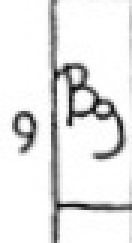
#> input picture train/Bg/Folder184.1-Korean-C4F-Mapping-cell_a2.png, 44 x 81 px (shown 3 times larger); its folder holds only this picture in this run
$ python processpic.py   (Python 2 division)   (older library calls are emulated)
#> lines starting #> are read from the running program, lines starting #| are printed output that depends on the picture
'''
Created on Feb 29, 2016

@author: ly
'''
import numpy as np
from PIL import Image
import matplotlib.pyplot as plt
import os
import os.path
import glob
import pandas as pd
from scipy import stats
from scipy.misc import toimage


#----------------this is py file to convert PNG file into matrix for future machine learning------
#----------------it will create x_train.csv and y_train.csv-------
##                                                               @author Tianle Zhang
#                                                                @email: tianlz1@uci.edu

class picMat:

    width     = 25
    height    = 37
    channel   = 1
    # classNum  = 41
    classNum = 52
    # sampleNum = 1140
    sampleNum = 1800
    # sample Num = train folder item num - classNum
    # [6 lines left out: function _init_, not called in this run]

    ####  convert one picture to 1-D matrix [width*height , 1]
    #      height width units is pixel
    #      didn't binary
    #      please use black and white picture

    def convertMatHelper(self, filename):

        img = Image.open(filename).convert('I')

        img = img.resize((self.width,self.height),Image.ANTIALIAS)  #resize
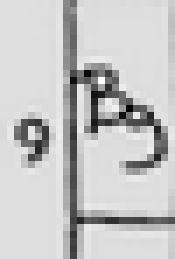
#> img: PIL image 25x37 I (shown 7 times larger); min 31, max 288, mean 229.9; drawn with min black and max white
        data = np.array(img).reshape(self.width*self.height,1).T
        # for thresholding
        low_values_indices = data < 180
        data[low_values_indices] = 0
        high_values_indices = data >= 180
        data[high_values_indices] = 255
        # toimage(data).show()
        return data


    #### combine all pictures in one 'train' folder into a x_train matrix [number of pictures , pixels]
    #    Convert this matrix into pd.Dataframe
    #    save the dataframe into csv file
    #    At same time , it will create a y_label csv for the x_train (one to one)

    def __combineTrainMatrix(self, foldername='train/'):
        classname = 0      # for class name
        label_y = []       # for y_train , label y
        x_train = np.zeros((1,self.width*self.height))

        #lst = os.listdir(foldername)
        #JZ modified because there is a txt file in the train folder and cause an error
        lst = [ele for ele in os.listdir(foldername) if os.path.isdir(foldername+ele)]

        lst.sort()

        # convert all the pictures into matrix and combine them into one matrix
        for root1 in lst:
            classname += 1
            for files in os.listdir(foldername+root1+'/'):

                data = self.convertMatHelper(foldername + root1 + '/' + files)
                x_train = np.concatenate((x_train,data),axis=0)
                label_y.append(classname)
#> pass 2 of the loop in __combineTrainMatrix, `for root1 in lst:`:
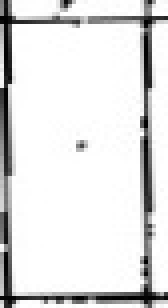
#> input picture train/Blank/Folder184.1-Korean-B1F-Mapping-cell_f38.png, 42 x 77 px (shown 4 times larger)
#> in convertMatHelper (call 2), `img = img.resize((self.width,self.height),Image.ANTIALIAS)`:
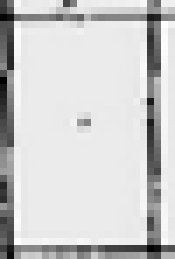
#> img: PIL image 25x37 I (shown 7 times larger); min 8, max 276, mean 223.9; drawn with min black and max white
#> pass 3 of the loop in __combineTrainMatrix, `for root1 in lst:`:
#> classname = 3
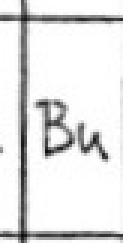
#> input picture train/Bu/Folder184.1-Korean-C3M-Mapping-cell_c22 (copy).png, 41 x 81 px (shown 3 times larger)
#> in convertMatHelper (call 4), `img = img.resize((self.width,self.height),Image.ANTIALIAS)`:
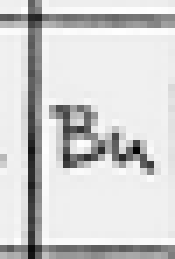
#> img: PIL image 25x37 I (shown 7 times larger); min 36, max 268, mean 226.7; drawn with min black and max white

        x_train = pd.DataFrame(x_train)
#> x_train = table of 5 rows and 925 columns
        x_train = x_train.drop(0,axis=0)
#> x_train = table of 4 rows and 925 columns

        label_y = pd.DataFrame(np.array(label_y),columns=['class'])

        return x_train, label_y

    # save the train_x and the train_y
    def saveRawMatrix(self, X_csvName='x_train.csv', Y_csvName='y_label.csv'):

        train_x,label_y = self.__combineTrainMatrix()
        train_x.to_csv(X_csvName)
        label_y.to_csv(Y_csvName)

    #### using y lable to create y_train.csv
    #    y is a vector of classnumber * 1
    #    y for one picture looks like [0,0,0,1,0,0,0,0] means it belongs to NO.4 class
    def saveTrainY(self, filename='y_train.csv',loadfile='y_label.csv'):

#> called with filename = 'y_train.csv', loadfile = 'y_label.csv'
        try:
            label_Y = pd.read_csv(loadfile)
#> (reads y_label.csv from the repository)

        except IOError:
            print "Error: can't find file or read data"

        else:
            label_Y = np.array(label_Y.iloc[:,1:]).T
            y = np.zeros((self.sampleNum,self.classNum))

            for i in range(self.sampleNum):
                y[i][label_Y[0][i]-1] = 1

            y = pd.DataFrame(y).to_csv(filename)

            return y

    #### combine x_train and y_train csv file into one file
    #    And shuffle the order of the data for the future use
    #    The first column will be class
    #    Create a train.csv

    # [114 lines left out: functions saveTrainData, __CombineTestData, getTestData, saveRawTestData, not called in this run]


if __name__ == '__main__':

    p = picMat()
    #
    p.saveRawMatrix()    #create x_train, y_label
#> (the run stopped early here; a loop or call above may not have finished)
